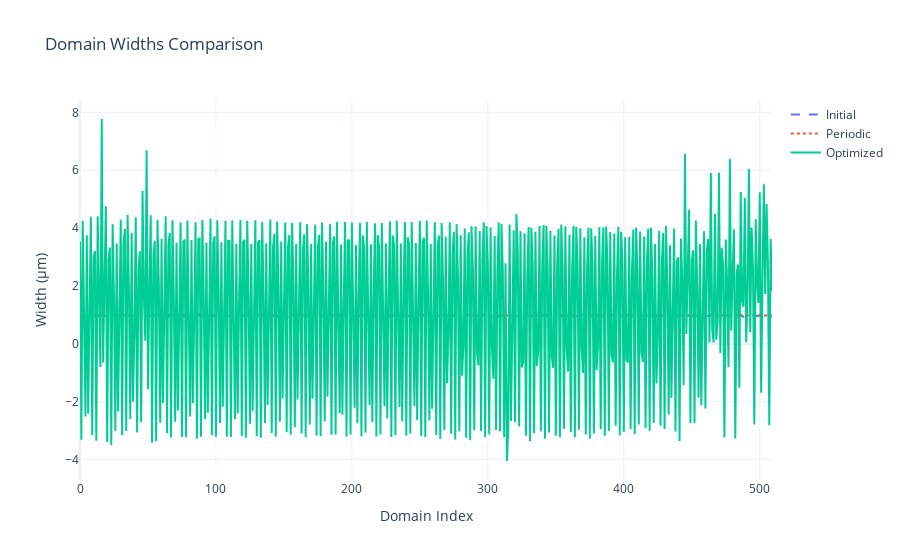
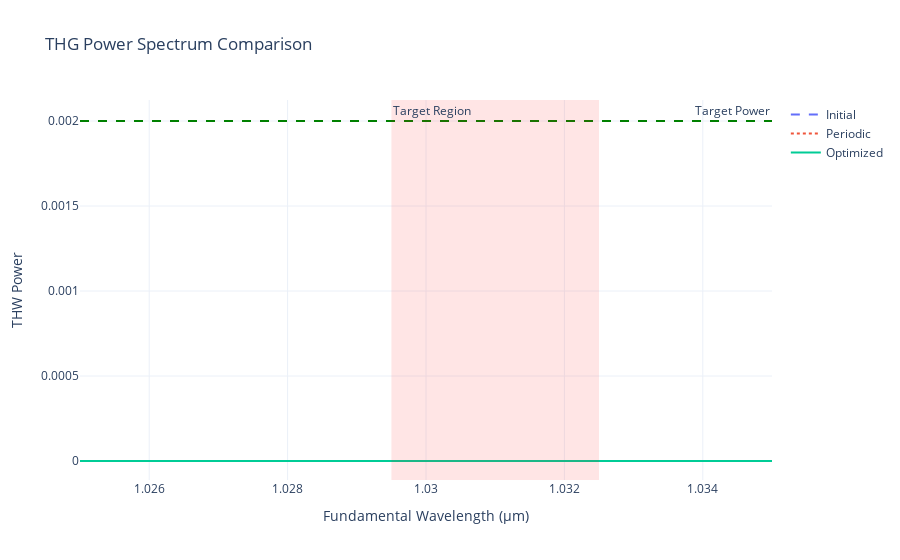
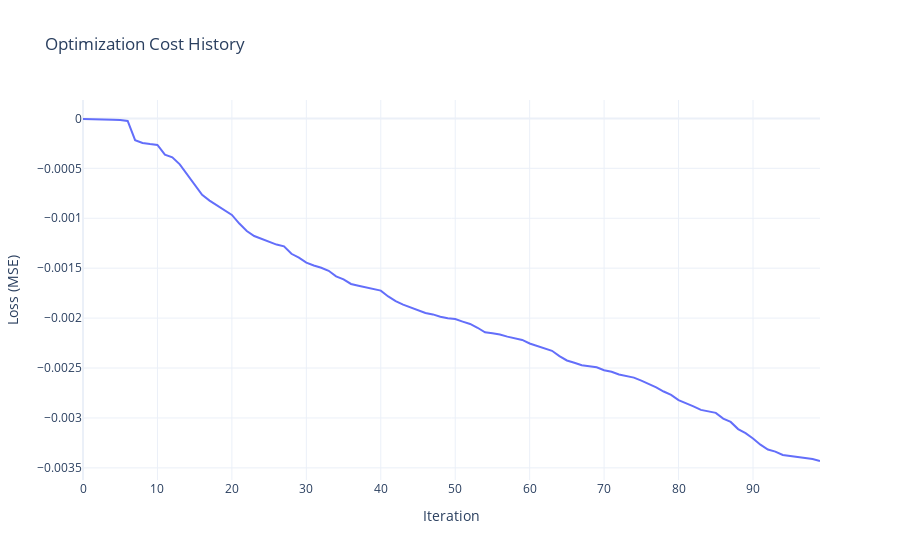

Notebook cell for these charts, in order:
### Code cell
# 3. Visualize optimization results
print("4. Visualizing optimization results...")
plot_domain_widths(initial_widths, optimized_widths, periodic_widths)
plot_thw_power_spectrum(initial_widths, optimized_widths, periodic_widths, sim_params, config)
plot_cost_history(loss_history)

### Figure 1 — Plotly figure (JSON) as saved in the notebook; plotly's stock layout.template omitted (floating-point values rounded to 4 significant figures; data arrays with more than 128 entries replaced by an {"elided": "..."} marker saying what was removed)
{"data": [{"line": {"dash": "dash"}, "mode": "lines", "name": "Initial", "type": "scatter", "y": {"elided": "510 float values"}}, {"line": {"dash": "dot"}, "mode": "lines", "name": "Periodic", "type": "scatter", "y": {"elided": "510 float values"}}, {"mode": "lines", "name": "Optimized", "type": "scatter", "y": {"elided": "510 float values"}}], "layout": {"title": {"text": "Domain Widths Comparison"}, "xaxis": {"title": {"text": "Domain Index"}}, "yaxis": {"title": {"text": "Width (μm)"}}}}

### Figure 2 — Plotly figure (JSON) as saved in the notebook; plotly's stock layout.template omitted (floating-point values rounded to 4 significant figures; data arrays with more than 128 entries replaced by an {"elided": "..."} marker saying what was removed)
{"data": [{"line": {"dash": "dash"}, "mode": "lines", "name": "Initial", "type": "scatter", "x": {"elided": "500 float values"}, "y": {"elided": "500 float values"}}, {"line": {"dash": "dot"}, "mode": "lines", "name": "Periodic", "type": "scatter", "x": {"elided": "500 float values"}, "y": {"elided": "500 float values"}}, {"mode": "lines", "name": "Optimized", "type": "scatter", "x": {"elided": "500 float values"}, "y": {"elided": "500 float values"}}], "layout": {"annotations": [{"showarrow": false, "text": "Target Power", "x": 1, "xanchor": "right", "xref": "x domain", "y": 0.002, "yanchor": "bottom", "yref": "y"}, {"showarrow": false, "text": "Target Region", "x": 1.029, "xanchor": "left", "xref": "x", "y": 1, "yanchor": "top", "yref": "y domain"}], "shapes": [{"line": {"color": "green", "dash": "dash", "width": 2}, "type": "line", "x0": 0, "x1": 1, "xref": "x domain", "y0": 0.002, "y1": 0.002, "yref": "y"}, {"fillcolor": "red", "line": {"width": 0}, "opacity": 0.1, "type": "rect", "x0": 1.029, "x1": 1.032, "xref": "x", "y0": 0, "y1": 1, "yref": "y domain"}], "title": {"text": "THG Power Spectrum Comparison"}, "xaxis": {"title": {"text": "Fundamental Wavelength (μm)"}}, "yaxis": {"title": {"text": "THW Power"}}}}

### Figure 3 — Plotly figure (JSON) as saved in the notebook; plotly's stock layout.template omitted (floating-point values rounded to 4 significant figures)
{"data": [{"mode": "lines", "name": "Loss", "type": "scatter", "y": [-5.934e-06, -6.397e-06, -8.979e-06, -1.094e-05, -1.299e-05, -1.62e-05, -2.491e-05, -0.0002182, -0.000246, -0.0002573, -0.0002661, -0.0003623, -0.0003892, -0.0004605, -0.0005618, -0.0006656, -0.0007656, -0.0008231, -0.00087, -0.0009151, -0.0009664, -0.001053, -0.001128, -0.001178, -0.001206, -0.001238, -0.001264, -0.001282, -0.001356, -0.001395, -0.001445, -0.001474, -0.001496, -0.001526, -0.001582, -0.001613, -0.001658, -0.001676, -0.001694, -0.001711, -0.001725, -0.001783, -0.001829, -0.001865, -0.001894, -0.001921, -0.001949, -0.001963, -0.001986, -0.002001, -0.00201, -0.002035, -0.002058, -0.002097, -0.002142, -0.002151, -0.002164, -0.002186, -0.002204, -0.002219, -0.002254, -0.002281, -0.002302, -0.002328, -0.002381, -0.002424, -0.002448, -0.002472, -0.002481, -0.002493, -0.002523, -0.002538, -0.002565, -0.002584, -0.002596, -0.002626, -0.002658, -0.002693, -0.002735, -0.002769, -0.002822, -0.002851, -0.002883, -0.002919, -0.002932, -0.002949, -0.003006, -0.00304, -0.003111, -0.003153, -0.003205, -0.003268, -0.003317, -0.003337, -0.003371, -0.003381, -0.00339, -0.003397, -0.003412, -0.003431]}], "layout": {"title": {"text": "Optimization Cost History"}, "xaxis": {"title": {"text": "Iteration"}}, "yaxis": {"title": {"text": "Loss (MSE)"}}}}
